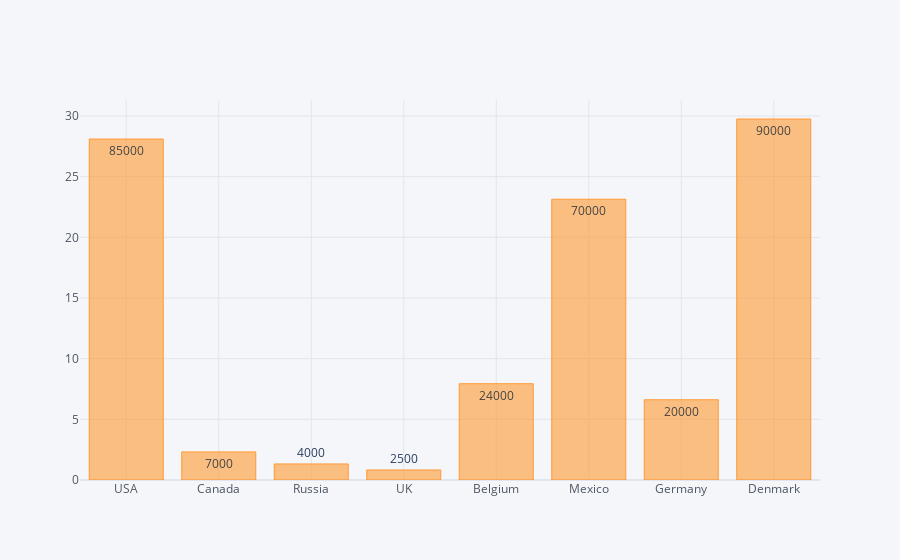

Notebook source saved alongside this figure:
### Code cell
df.iplot(kind='bar',x='countries',y='proportion',text='cases')

### Figure 1 — Plotly figure (JSON) as saved in the notebook; plotly's stock layout.template omitted (floating-point values rounded to 4 significant figures)
{"data": [{"marker": {"color": "rgba(255, 153, 51, 0.6)", "line": {"color": "rgba(255, 153, 51, 1.0)", "width": 1}}, "name": "proportion", "orientation": "v", "text": [85000, 7000, 4000, 2500, 24000, 70000, 20000, 90000], "type": "bar", "x": ["USA", "Canada", "Russia", "UK", "Belgium", "Mexico", "Germany", "Denmark"], "y": [28.1, 2.314, 1.322, 0.8264, 7.934, 23.14, 6.612, 29.75]}], "layout": {"legend": {"bgcolor": "#F5F6F9", "font": {"color": "#4D5663"}}, "paper_bgcolor": "#F5F6F9", "plot_bgcolor": "#F5F6F9", "title": {"font": {"color": "#4D5663"}}, "xaxis": {"gridcolor": "#E1E5ED", "showgrid": true, "tickfont": {"color": "#4D5663"}, "title": {"font": {"color": "#4D5663"}, "text": ""}, "zerolinecolor": "#E1E5ED"}, "yaxis": {"gridcolor": "#E1E5ED", "showgrid": true, "tickfont": {"color": "#4D5663"}, "title": {"font": {"color": "#4D5663"}, "text": ""}, "zerolinecolor": "#E1E5ED"}}}
